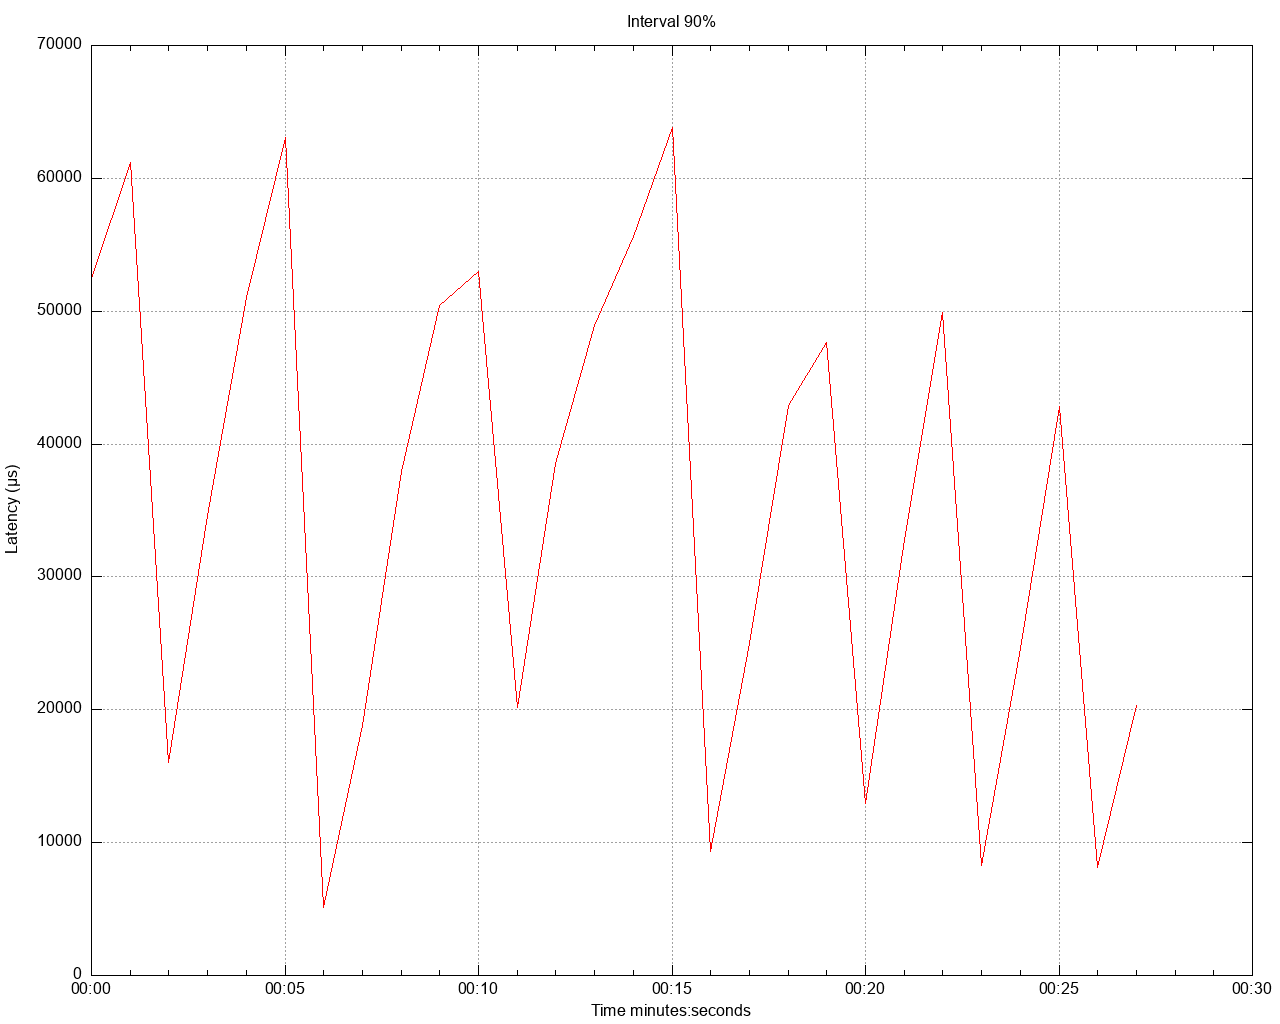

This figure's gnuplot source:
set title 'Interval 90%' noenhanced
set style data lines
set datafile separator ","
set terminal png size 1280,1024
set grid
set key below
set xdata time
set timefmt "%s"
offset = 0
t0(x)=(offset=($0==0) ? x : offset, x - offset)
set xlabel 'Time minutes:seconds'
set ylabel 'Latency (μs)'
set output '/Users/gbarnett/git/hazelcast-simulator/atomiclong-3node-member/atomicreference/latency/latency_interval_90_eightKbWrite.png'
plot \
   '/Users/gbarnett/git/hazelcast-simulator/atomiclong-3node-member/atomicreference/data/latency_interval_90_eightKbWrite_1.data' using (t0(timecolumn(1))):2 title "" lt rgb "red", \
